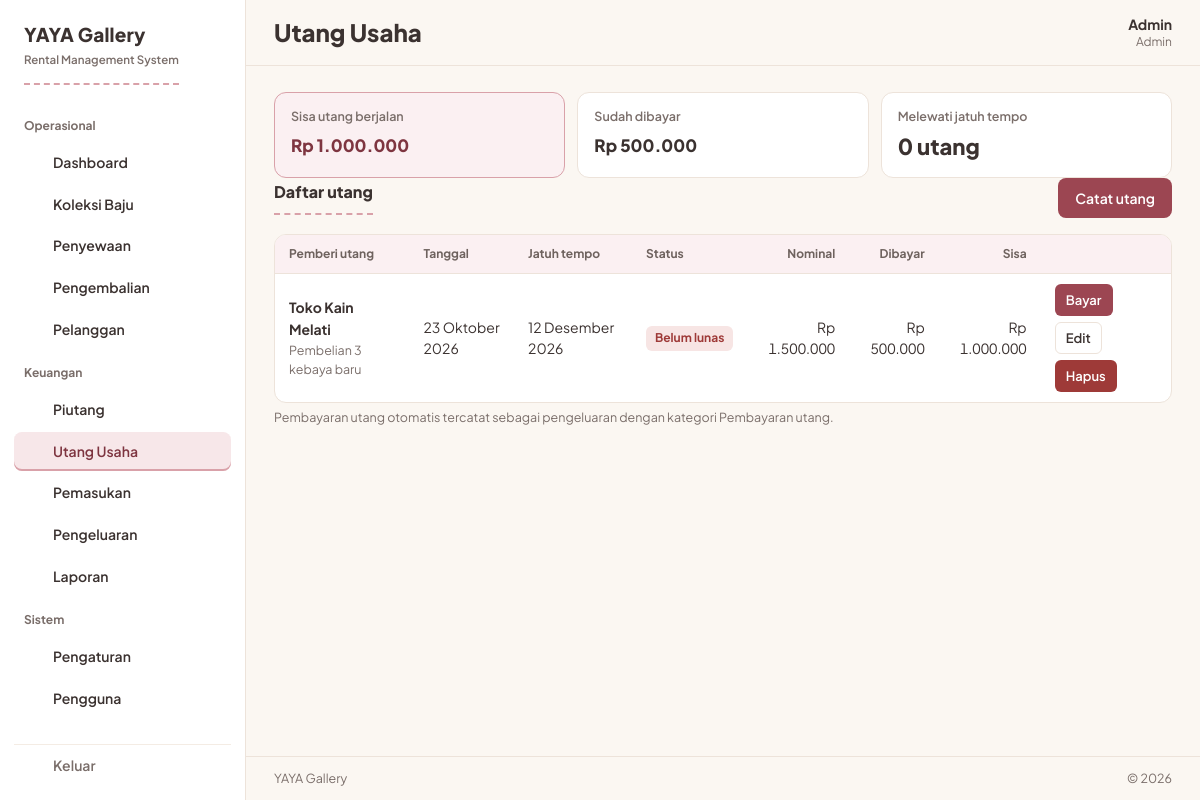
Screenshot of /pages/utang.php (signed in) with the database file from the repository.
### tables this page shows
CREATE TABLE settings (
  id TINYINT UNSIGNED PRIMARY KEY DEFAULT 1 CHECK (id = 1),
  business_name VARCHAR(100) NOT NULL DEFAULT 'YAYA Gallery',
  logo VARCHAR(255) DEFAULT NULL,
  address VARCHAR(255) DEFAULT NULL,
  phone VARCHAR(30) DEFAULT NULL,
  late_fee_per_day DECIMAL(12,2) NOT NULL DEFAULT 0,
  default_deposit DECIMAL(12,2) NOT NULL DEFAULT 0,
  invoice_notes TEXT
);

CREATE TABLE users (
  id INT UNSIGNED AUTO_INCREMENT PRIMARY KEY,
  name VARCHAR(100) NOT NULL,
  username VARCHAR(50) NOT NULL UNIQUE,
  password_hash VARCHAR(255) NOT NULL,
  role ENUM('admin','karyawan') NOT NULL DEFAULT 'karyawan',
  is_active TINYINT(1) NOT NULL DEFAULT 1,
  created_at TIMESTAMP NOT NULL DEFAULT CURRENT_TIMESTAMP
);

CREATE TABLE debts (
  id INT UNSIGNED AUTO_INCREMENT PRIMARY KEY,
  creditor_name VARCHAR(100) NOT NULL,
  description VARCHAR(255) DEFAULT NULL,
  debt_date DATE NOT NULL,
  amount DECIMAL(12,2) NOT NULL DEFAULT 0,
  due_date DATE DEFAULT NULL,
  notes TEXT,
  created_at TIMESTAMP NOT NULL DEFAULT CURRENT_TIMESTAMP,
  INDEX (due_date)
);

### pages/utang.php (the view, shortened to what the rows shown need)
<?php
require_once __DIR__ . '/../app/layout.php';
require_login();
$action = $_GET['action'] ?? '';
$today = date('Y-m-d');
$debts = qall(
    "SELECT d.*, COALESCE(e.paid,0) AS paid
     FROM debts d
     LEFT JOIN (SELECT utang_id, SUM(amount) paid FROM expenses WHERE utang_id IS NOT NULL AND category = 'pembayaran_utang' GROUP BY utang_id) e ON e.utang_id = d.id
     ORDER BY d.debt_date DESC"
);
page_start('Utang Usaha', 'utang.php');
?>
<?php $v = $edit ?? []; $isEdit = !empty($edit); ?>
<?php if (!empty($edit) || $action === 'baru'): ?>
    <div class="card" style="max-width:760px">
        <h2 class="section" style="margin-top:0;padding-left:0"><?= $isEdit ? 'Edit utang' : 'Catat utang baru' ?></h2>
        <form method="post">
            <?= csrf_field() ?>
            <input type="hidden" name="do" value="simpan">
            <input type="hidden" name="id" value="<?= (int)($edit['id'] ?? 0) ?>">
            <div class="form-grid">
                <div>
                    <label for="creditor">Nama pemberi utang</label>
                    <input type="text" id="creditor" name="creditor" required value="<?= e($v['creditor_name'] ?? '') ?>" placeholder="mis. Toko Kain Melati">
                </div>
                <div>
                    <label for="amount">Nominal utang (Rp)</label>
                    <input type="text" id="amount" name="amount" inputmode="numeric" required value="<?= isset($edit) ? angka($edit['amount']) : '' ?>">
                </div>
                <div>
                    <label for="debt_date">Tanggal utang</label>
                    <input type="date" id="debt_date" name="debt_date" value="<?= e($v['debt_date'] ?? date('Y-m-d')) ?>">
                </div>
                <div>
                    <label for="due_date">Jatuh tempo</label>
                    <input type="date" id="due_date" name="due_date" value="<?= e($v['due_date'] ?? '') ?>">
                </div>
                <div class="span-all">
                    <label for="description">Keterangan utang</label>
                    <input type="text" id="description" name="description" value="<?= e($v['description'] ?? '') ?>" placeholder="mis. pembelian 3 kebaya baru">
                </div>
                <div class="span-all">
                    <label for="notes">Catatan</label>
                    <textarea id="notes" name="notes"><?= e($v['notes'] ?? '') ?></textarea>
                </div>
            </div>
            <div class="form-actions">
                <button type="submit" class="btn btn-primary">Simpan</button>
                <a class="btn btn-ghost" href="utang.php">Batal</a>
            </div>
        </form>
    </div>
<?php else: ?>
    <div class="pagebar section">
        <h2 style="margin:0">Daftar utang</h2>
    </div>
    <?php if (!$debts): ?>
        <?= empty_state('Belum ada utang usaha tercatat.', 'Catat utang', 'utang.php?action=baru') ?>
    <?php else: ?>
        <div class="table-wrap">
            <table>
                <thead>
                <tr>
                    <th>Pemberi utang</th><th class="hide-sm">Tanggal</th><th>Jatuh tempo</th><th>Status</th>
                    <th class="num">Nominal</th><th class="num hide-sm">Dibayar</th><th class="num">Sisa</th><th></th>
                </tr>
                </thead>
                <tbody>
                <?php foreach ($debts as $d): ?>
                    <?php
                    $sisa = (float)$d['amount'] - (float)$d['paid'];
                    $lunas = $sisa <= 0;
                    $telat = !$lunas && $d['due_date'] && $d['due_date'] < $today;
                    if ($lunas) {
                        $stHtml = badge('lunas');
                    } elseif ($telat) {
                        $stHtml = '<span class="badge st-late">Melewati jatuh tempo</span>';
                    } else {
                        $stHtml = badge('belum_lunas');
                    }
                    ?>
                    <tr>
                        <td>
                            <span class="cell-main"><?= e($d['creditor_name']) ?></span>
                            <span class="cell-sub"><?= e($d['description'] ?: '') ?></span>
                        </td>
                        <td class="hide-sm"><?= tgl($d["debt_date"]) ?></td>
                        <td><?= tgl($d['due_date']) ?></td>
                        <td><?= $stHtml ?></td>
                        <td class="num"><?= rupiah($d['amount']) ?></td>
                        <td class="num hide-sm"><?= rupiah($d["paid"]) ?></td>
                        <td class="num"><?= rupiah(max(0, $sisa)) ?></td>
                        <td>
                            <span class="rowactions">
                                <?php if (!$lunas): ?>
                                    <button type="button" class="btn btn-primary btn-sm" data-bayar data-dialog="bayarDialog" data-id="<?= (int)$d['id'] ?>" data-sisa="<?= angka($sisa) ?>">Bayar</button>
                                <?php endif; ?>
                                <a class="btn btn-ghost btn-sm" href="utang.php?action=edit&id=<?= (int)$d['id'] ?>">Edit</a>
                                <?php if (can_delete()): ?>
                                    <form method="post" data-confirm="Hapus utang <?= e($d['creditor_name']) ?>?">
                                        <button type="submit" class="btn btn-danger btn-sm">Hapus</button>
                                    </form>
                                <?php endif; ?>
                            </span>
                        </td>
                    </tr>
                <?php endforeach; ?>
                </tbody>
            </table>
        </div>
    <?php endif; ?>
<?php endif; ?>
<?php
page_end();

### app/layout.php (shortened to what the rows shown need)
<?php
require_once __DIR__ . '/auth.php';
function badge(string $status): string
{
    $map = [
        'tersedia'        => ['Tersedia', 'st-ok'],
        'booking'         => ['Booking', 'st-book'],
        'disewa'          => ['Disewa', 'st-out'],
        'terlambat'       => ['Terlambat', 'st-late'],
        'dicuci'          => ['Dicuci', 'st-wash'],
        'perbaikan'       => ['Perbaikan', 'st-fix'],
        'tidak_tersedia'  => ['Tidak tersedia', 'st-off'],
        'baik'            => ['Baik', 'st-ok'],
        'perlu_perbaikan' => ['Perlu perbaikan', 'st-fix'],
        'rusak'           => ['Rusak', 'st-late'],
        'hilang'          => ['Hilang', 'st-late'],
        'dikembalikan'    => ['Dikembalikan', 'st-ok'],
        'batal'           => ['Batal', 'st-off'],
        'dp'              => ['DP', 'st-book'],
        'pelunasan'       => ['Pelunasan', 'st-ok'],
        'denda'           => ['Denda', 'st-late'],
        'kerusakan'       => ['Kerusakan', 'st-late'],
        'lainnya'         => ['Lainnya', 'st-off'],
        'cash'            => ['Tunai', 'st-off'],
        'transfer'        => ['Transfer', 'st-wash'],
        'qris'            => ['QRIS', 'st-wash'],
        'belum_lunas'     => ['Belum lunas', 'st-late'],
        'sebagian'        => ['Sebagian', 'st-book'],
        'lunas'           => ['Lunas', 'st-ok'],
    ];
    [$label, $cls] = $map[$status] ?? [ucfirst(str_replace('_', ' ', $status)), 'st-off'];
    return '<span class="badge ' . $cls . '">' . e($label) . '</span>';
}
function page_start(string $title, string $active): void
{
    $s = settings();
    $user = current_user();
    $brand = $s['business_name'] ?: 'YAYA Gallery';
    ?>
<!doctype html>
<html lang="id">
<head>
<link rel="stylesheet" href="<?= u("assets/css/style.css") ?>">
</head>
<body>
<div class="shell">
    <aside class="sidebar" id="sidebar" aria-label="Menu utama">
        <p class="brand">
            <span class="brand-name"><?= e($brand) ?></span>
        </p>
    </aside>
    <div class="maincol">
        <header class="topbar">
            <h1><?= e($title) ?></h1>
            <div class="userchip">
                <span class="user-name"><?= e($user['name'] ?? '') ?></span>
                <span class="user-role"><?= e($user['role'] ?? '') ?></span>
            </div>
        </header>
        <main class="main" id="main">
<?php
}
function page_end(): void
{
    $s = settings();
    ?>
        </main>
        <footer class="appfoot"><span><?= e($s['business_name'] ?: 'YAYA Gallery') ?></span><span>&copy; <?= date('Y') ?></span></footer>
    </div>
</div>
</body>
</html>
<?php
}

### rows the page displays
settings: business_name "YAYA Gallery"
users: name "Admin", role "Admin"
debts: creditor_name "Toko Kain Melati", description "Pembelian 3 kebaya baru", debt_date "23 Oktober 2026", due_date "12 Desember 2026", amount "Rp 1.500.000", paid "Rp 500.000", sisa "Rp 1.000.000"

### other values shown
$groupName "Operasional"
$label "Dashboard"
$label "Koleksi Baju"
$label "Penyewaan"
$label "Pengembalian"
$label "Pelanggan"
$groupName "Keuangan"
$label "Piutang"
$label "Utang Usaha"
$label "Pemasukan"
$label "Pengeluaran"
$label "Laporan"
$groupName "Sistem"
$label "Pengaturan"
$label "Pengguna"
